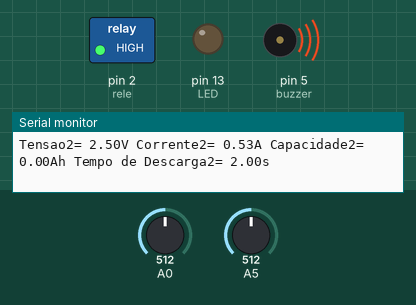
Recording of a sketch running on a simulated Arduino Uno, built with avr-gcc and run on an emulated ATmega328P. Parts: switched loads named in the sketch (green lamp = pin HIGH), output pins drawn as LEDs (lit = HIGH), buzzer (waves = sounding, pin HIGH), the last lines printed to the serial monitor. Inputs (shaded band) come from the test bench; at power-on: A0 = 512, A5 = 512.

Above: at 2.8 s.
2.9 s: A0 set to 545
7.1 s: A0 set to 563
At 10.4 s:
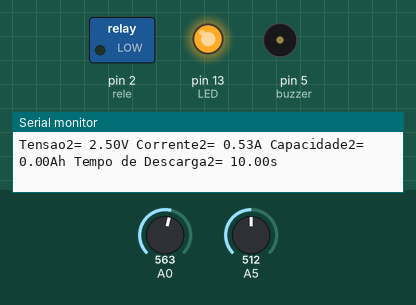
11.3 s: A5 set to 540
13.5 s: A5 set to 561
At 14.2 s:
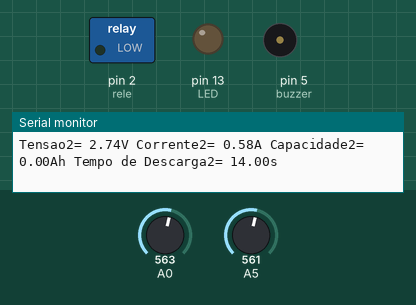
15.0 s: A5 set to 511
At 16.8 s:
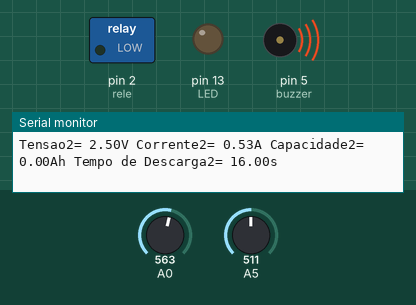
19.2 s: A5 set to 716
At 21.2 s:
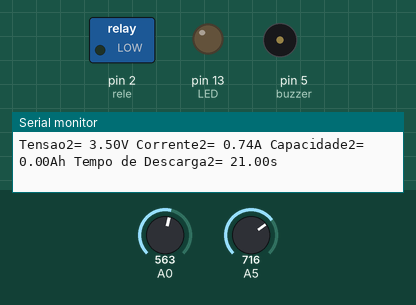
Timing chart, 0 to 22.5 s (numbered marks = the images above; inputs shaded):
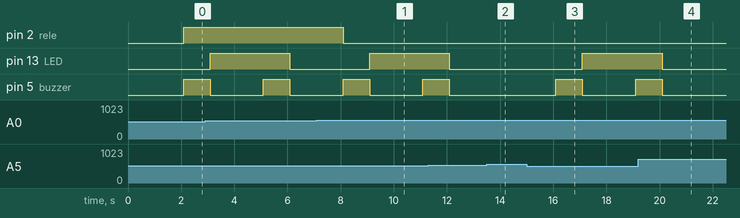

Measured:
- the behaviour switches between 552 and 553 on A0 (found by bisection; images 0 and 1)
- the behaviour switches between 552 and 553 on A5 (found by bisection; images 1 and 2)
- after the input at 7.1 s, pin 2 (rele): HIGH → LOW after 0.99 s
- after the input at 13.5 s, pin 5 (buzzer): stays LOW (without the input it goes to HIGH after 0.60 s)
- after the input at 15.0 s, pin 13 (LED): LOW → HIGH after 2.1 s; pin 5 (buzzer): LOW → HIGH after 1.1 s, → LOW 1.0 s later, → HIGH 2.0 s later
- after the input at 19.2 s, pin 5 (buzzer): goes on until 20.1 s, then stays LOW

The sketch:

dischargeBat.ino
```cpp
// Very simple Arduino Lithium-ion battery capacity tester
// from electronicsblog.net

#define buzzer 5
#define rele 2
#define rele2 7
#define LED 13
#define resistor 4.7
#define resistor2 4.7

float capacity = 0, value, voltage, current, time = 0;
float capacity2 = 0, value2, voltage2, current2, time2 = 0;

void measure (void) {

  value = analogRead(0);

  voltage = value / 1024 * 5.0;

  current = voltage / resistor;

  capacity = capacity + current / 3600;

  time++;

  value2= analogRead(5);

  voltage2 = value2 / 1024 * 5.0;

  current2 = voltage2 / resistor2;

  capacity2 = capacity2 + current2 / 3600;

  time2++;

  Serial.print("Tensao= ");
  Serial.print(voltage);

  Serial.print("V Corrente= ");
  Serial.print(current);

  Serial.print("A Capacidade= ");
  Serial.print(capacity);
  Serial.print("Ah ");

  Serial.print("Tempo de Descarga= ");
  Serial.print(time);
  Serial.print("s ");

  Serial.print("\n");


  Serial.print("Tensao2= ");
  Serial.print(voltage2);

  Serial.print("V Corrente2= ");
  Serial.print(current2);

  Serial.print("A Capacidade2= ");
  Serial.print(capacity2);
  Serial.print("Ah ");

  Serial.print("Tempo de Descarga2= ");
  Serial.print(time2);
  Serial.print("s ");

  Serial.print("\n");
}

boolean x = false;

ISR(TIMER1_OVF_vect) {
  TCNT1 = 0x0BDC;
  x = !x;

  measure();

}

void setup() {

  pinMode(LED, OUTPUT);

  TIMSK1 = 0x01; // enabled global and timer overflow interrupt;
  TCCR1A = 0x00; // normal operation page 148 (mode0);
  TCNT1 = 0x0BDC; // set initial value to remove time error (16bit counter register)
  TCCR1B = 0x04; // start timer/ set clock

  pinMode(rele, OUTPUT);
  digitalWrite(rele, LOW);

  pinMode(buzzer, OUTPUT);
  digitalWrite(buzzer, LOW);

  Serial.begin(9600);

};

void loop () {

  digitalWrite(LED, x);

  delay(2000);
  if(voltage < 2.7){
    digitalWrite(rele, HIGH);
  }else{
    digitalWrite(rele, LOW);
  }

  if(voltage2 < 2.7){
    //digitalWrite(rele2, HIGH);
    if(voltage2 == 0){
       return;
    }
    digitalWrite(buzzer, HIGH);
    delay(1000);
    digitalWrite(buzzer, LOW);
  }//else{
    //digitalWrite(rele2, LOW);
  //}


};
```
